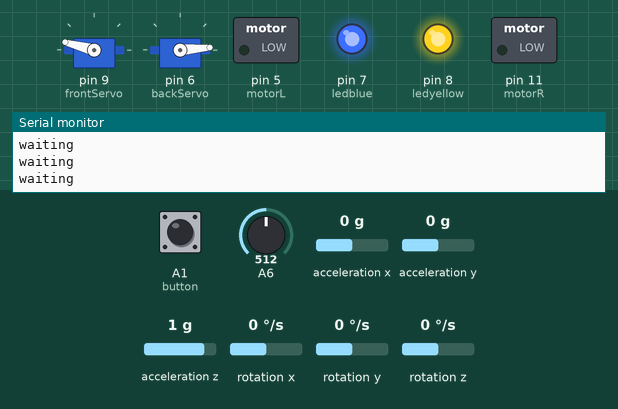
Simulated run of this program. Board: Arduino Nano, built with avr-gcc and run on an emulated ATmega328P. Shown: 2 × servo, switched loads named in the program (green lamp = pin HIGH), output pins drawn as LEDs (lit = HIGH), the last lines printed to the serial monitor. Inputs (shaded band) come from the test bench; at power-on: A1 (button) HIGH, A6 = 512, rotation z 0 °/s, acceleration x 0 g, acceleration y 0 g, acceleration z 1 g, rotation x 0 °/s, rotation y 0 °/s.

Above: at 3.9 s.
4.0 s: A1 (button) pulled LOW for 0.15 s
At 5.1 s:
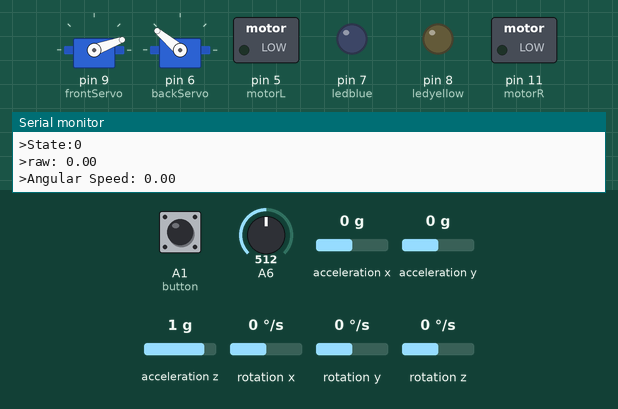
5.6 s: A6 set to 597
8.6 s: A6 set to 627
At 10.3 s:
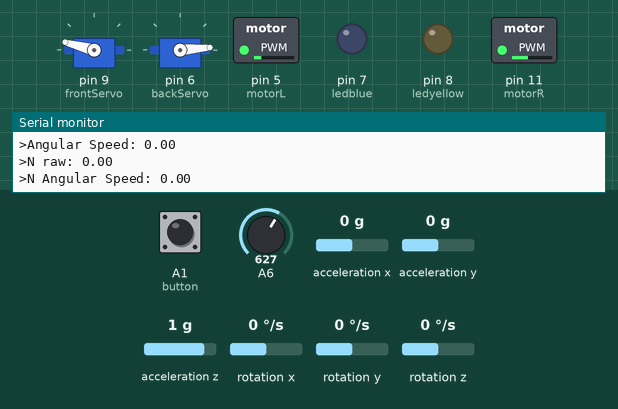
10.6 s: rotation z set to 46 °/s
12.7 s: rotation z set to 54 °/s
At 14.0 s:
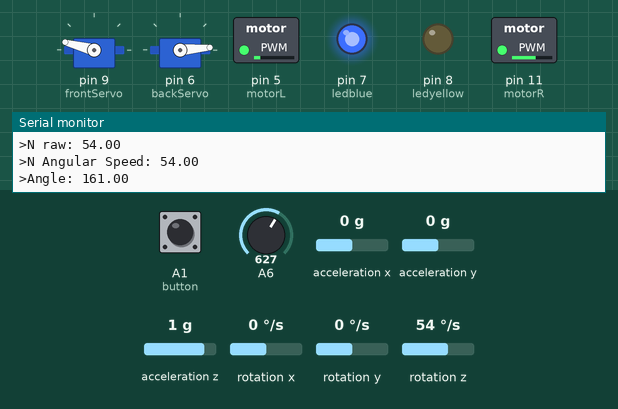
14.4 s: rotation z set to 33 °/s
17.4 s: rotation z set to 27 °/s
At 18.9 s:
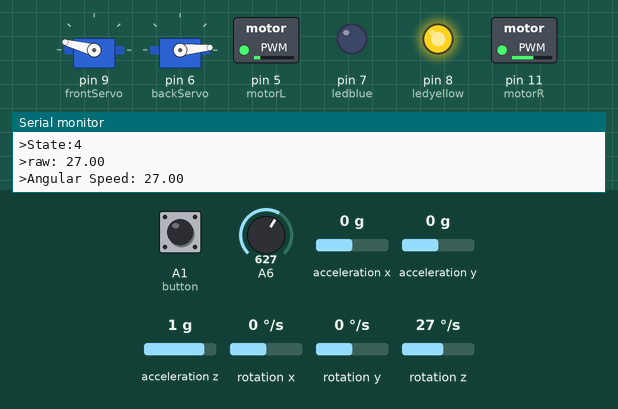
Timing chart, 0 to 20.1 s (numbered marks = the images above; inputs shaded):
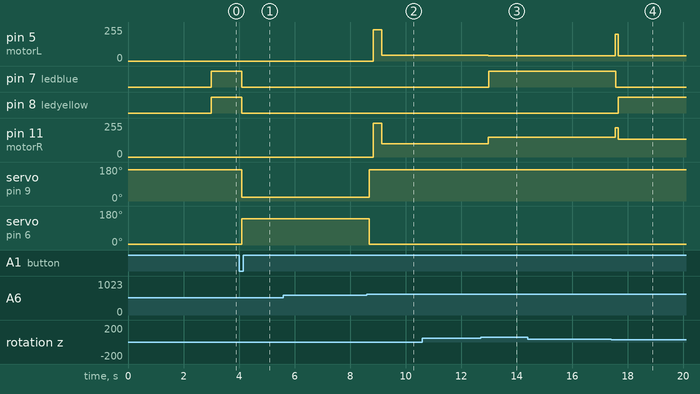

Measured:
- the behaviour switches between 612 and 613 on A6 (found by bisection; images 1 and 2)
- the behaviour switches between 50 and 51 °/s on rotation z (found by bisection; images 2 and 3)
- the behaviour switches between 31 and 30 °/s on rotation z (found by bisection; images 3 and 4)
- after the input at 4.0 s, pin 7 (ledblue), pin 8 (ledyellow): HIGH → LOW after 0.10 s; servo on pin 9 (frontServo): 165° → 20° after 0.10 s; servo on pin 6 (backServo): 5° → 140° after 0.10 s
- after the input at 8.6 s, pin 5 (motorL): 0/255 → 235/255 after 0.24 s, → 45/255 0.30 s later; pin 11 (motorR): 0/255 → 255/255 after 0.24 s, → 100/255 0.30 s later; servo on pin 9 (frontServo): 20° → 165° after 0.09 s; servo on pin 6 (backServo): 140° → 5° after 0.09 s
- after the input at 12.7 s, pin 5 (motorL): 45/255 → 40/255 after 0.28 s; pin 7 (ledblue): LOW → HIGH after 0.29 s; pin 11 (motorR): 100/255 → 150/255 after 0.28 s
- after the input at 17.4 s, pin 5 (motorL): 40/255 → 200/255 after 0.15 s, → 40/255 0.10 s later; pin 7 (ledblue): HIGH → LOW after 0.16 s; pin 8 (ledyellow): LOW → HIGH after 0.27 s; pin 11 (motorR): 150/255 → 220/255 after 0.15 s, → 135/255 0.10 s later

The program:

main.cpp
```cpp
#include <Arduino.h>
//#include <HCSR04.h>
#include <gyro.h>
#include <Servo.h>

#define SPEED_MAX_TIME 100
#define UpperSpeedThreshold 55
#define LowerSpeedThreshold 10
// Pin Assignments
const int interruptPinR = 3;
const int interruptPinL = 2;
const int motorL = 5;
const int motorR = 11;
const int button = A1;

const int ledblue = 7;
const int ledyellow = 8;

// information for the robot control
unsigned long totalRRot = 0; // Encoder value from the interrupt function RIGHT
unsigned long totalLRot = 0; // Encoder value from the interrupt function LEFT

int motorLS = 0;
int motorRS = 0;

class IRLight
{
public:
    int reciever;
    int light;
    IRLight(int pinRec, int pinLight) { // Constructor with parameters
        reciever = pinRec;
        light = pinLight;
    }
    void setup(){
        pinMode(light, OUTPUT);
    }
    int IRBias = 100;

    void calibrateIR(){
        int bias = 0;
        digitalWrite(light, LOW);
        for (int i = 0; i < 10; i++)
        {
            bias = bias + analogRead(reciever);
            delay(30);
        }
        IRBias = bias/10;
        Serial.print("Calibration complete. Bias set to (F, B): ");
        Serial.println(IRBias);
    }

    int readIR(){
        digitalWrite(light, LOW);
        int value = analogRead(reciever) - IRBias;
        //Serial.print("IR value");
        //Serial.println(value);
        return value;
    }
    int start(){
        digitalWrite(light, LOW);
        if(readIR() > 100){
            Serial.println("go");
            return 1;
        }
        else
            return 0;
        //digitalWrite(light, HIGH);
    }

};
IRLight front(A6,7);
//IRLight back(A7, 6);

Servo frontServo;
Servo backServo;

int checkStall(){
  static bool setTime = false;
  static unsigned long nowTime = 0;
  static unsigned long pastRRot = 0;
  static unsigned long pastLRot = 0;
  static unsigned long freqSpeed = 100;

  if (setTime == false){        //only will happen on the initialization of the function
        nowTime = millis();
        pastRRot = totalRRot;
        pastLRot = totalLRot;
        setTime = true;
  }
   if ((millis() - nowTime)>= freqSpeed){
        int encoderCountL = (totalLRot - pastLRot);
        int encoderCountR = (totalRRot - pastRRot);
        setTime = false;
        int averageCount  = (encoderCountL + encoderCountR)/2;
        Serial.print(">Average Count:");
        Serial.println(averageCount);
        return averageCount;
    }
    else
        return UpperSpeedThreshold - 1;
}

int differenceCount(){
  static bool setTime = false;
  static unsigned long nowTime = 0;
  static unsigned long pastRRot = 0;
  static unsigned long pastLRot = 0;
  static unsigned long freqSpeed = 100;

  if (setTime == false){        //only will happen on the initialization of the function
        nowTime = millis();
        pastRRot = totalRRot;
        pastLRot = totalLRot;
        setTime = true;
  }
   if ((millis() - nowTime)>= freqSpeed){
        int encoderCountL = (totalLRot - pastLRot);
        int encoderCountR = (totalRRot - pastRRot);
        setTime = false;
        int averageCount  = encoderCountR - encoderCountL;
        Serial.print(">Average Count:");
        Serial.println(averageCount);
        return averageCount;
    }
    else
        return UpperSpeedThreshold - 1;
}

void addRotR()
{
    totalRRot += 1;
}
void addRotL()
{
    totalLRot += 1;
}

// Define SM states
typedef enum
{
    WAIT,
    QUICKSTART,
    START,
    SUPER_SPEED,
    STRAIGHT_MAINTAIN,
    TURN_MAINTAIN,
    STOP
} sm_state_t;

// SM Variables
sm_state_t currentState;

void SM_init()
{
    currentState = WAIT;
}

void SM_tick()
{
    // Read Values
    static unsigned long pastTime = 0;
    static int speedTimer = 0;
    static int start = 0;
    int turn = turnDetect();
    int notTurn = notTurning();
    float angle = getAngle(0);
    Serial.print(">Angle: ");
    Serial.println(angle);
    int buttonValue = digitalRead(button);
    if(!buttonValue){
        currentState = STOP;
        //  start = true;
    }
    // SM Transitions
    switch (currentState)
    {
    case STOP:
        break;
    case WAIT:
        start = front.start();
        if(start){
            frontServo.write(165);
            backServo.write(5);
            delay(150);
            currentState = QUICKSTART;
        }
        break;
    case QUICKSTART:
        break;
    case START:
        if (turn)
            currentState = TURN_MAINTAIN;
        break;
    case STRAIGHT_MAINTAIN:
        if (turn)
            currentState = TURN_MAINTAIN;
        break;
    case TURN_MAINTAIN:
        if (notTurn){
            if(angle > 150){
                currentState = SUPER_SPEED;
                pastTime = millis();
            }
            else
                currentState = STRAIGHT_MAINTAIN;
            angle = getAngle(2);
        }
        break;
    case SUPER_SPEED:
        speedTimer = millis() - pastTime;
        if(speedTimer >= SPEED_MAX_TIME){
            currentState = STRAIGHT_MAINTAIN;
        }
        break;
    }

    // SM Actions
    switch (currentState)
    {
    case WAIT:
        motorLS = 0;
        motorRS = 0;
        break;
    case QUICKSTART:
        motorLS = 235;
        motorRS = 255;
        analogWrite(motorR, motorRS);
        analogWrite(motorL, motorLS);
        delay(300);
        currentState = START;
    case START:
        motorLS = 45;
        motorRS = 100;
        break;
    case STRAIGHT_MAINTAIN:             //straight with left
        motorLS = 40;
        motorRS = 135;
        break;
    case TURN_MAINTAIN:                 //left turn
        motorLS = 40;
        motorRS = 150;
        break;
    case SUPER_SPEED:
        motorLS = 200;
        motorRS = 220;
        break;
    case STOP:
        motorLS = 0;
        motorRS = 0;
        break;
    }

    analogWrite(motorR, motorRS);
    analogWrite(motorL, motorLS);
    Serial.print(">State:");
    Serial.println(currentState);
    if(currentState == TURN_MAINTAIN)
        digitalWrite(ledblue, HIGH);
    else
        digitalWrite(ledblue, LOW);
    if(currentState == STRAIGHT_MAINTAIN)
        digitalWrite(ledyellow, HIGH);
    else
        digitalWrite(ledyellow, LOW);
}

void setup()
{
    Serial.begin(9600);
    // pin modes and interrupts
    pinMode(button, INPUT_PULLUP);      //should be 0V on press and 5v on no press
    front.setup();
    frontServo.attach(9);
    backServo.attach(6);
    frontServo.write(165);
    backServo.write(5);
    pinMode(ledblue, OUTPUT);
    pinMode(ledyellow, OUTPUT);
    pinMode(motorL, OUTPUT);
    pinMode(motorR, OUTPUT);
    // pinMode(interruptPinR, INPUT_PULLUP);
    // attachInterrupt(digitalPinToInterrupt(interruptPinR), addRotR, CHANGE);
    // pinMode(interruptPinL, INPUT_PULLUP);
    // attachInterrupt(digitalPinToInterrupt(interruptPinL), addRotL, CHANGE);
    totalLRot = 0;
    totalRRot = 0;
    setupGyro();
    SM_init();
    digitalWrite(ledyellow, HIGH);
    digitalWrite(ledblue, HIGH);
    int buttonValue = digitalRead(button);
    while(buttonValue){
        buttonValue = digitalRead(button);
        Serial.println("waiting");
        delay(100);
    }
    digitalWrite(ledyellow, LOW);
    digitalWrite(ledblue, LOW);
    frontServo.write(20);
    backServo.write(140);
    front.calibrateIR();
    Serial.println("Setup Complete");
}

void loop(){
    SM_tick();
    //Serial.print(">Difference: ");
    //Serial.println(differenceCount());
    loopGyro();
}
```

gyro.h
```cpp
#ifndef GYRO
#define GRYO

#include <Arduino.h>


void loopGyro();

void setupGyro();

int turnDetect();

int notTurning();

float getAngle(int reset);


#endif
```

gyro.cpp
```cpp
#include <Arduino.h>
#include <gyro.h>
// Basic demo for accelerometer readings from Adafruit MPU6050
#include <MPU6050_light.h>
#include <Wire.h>

#define GATE 100
#define alphaTurn 0.6
#define UpperAngularSpeed 50

// #define alphaNot 0.1
#define LowerAngularSpeed 30

MPU6050 mpu(Wire);  // class constructor for mpu

float getAngle(int reset){
  static int pastAngle = mpu.getAngleZ();
  if(reset == 2){
    pastAngle = mpu.getAngleZ();
    Serial.println("Reset");
  }
  int angleZ = mpu.getAngleZ();
  return (angleZ - pastAngle);
}

int turnDetect(){
  mpu.update();
  static float angularSpeed = 0;
  float raw = mpu.getGyroZ();
  if (raw > -10) {
      angularSpeed = (angularSpeed*alphaTurn) + raw*(1-alphaTurn);
  }
  Serial.print(">raw: ");
  Serial.println(raw);
  Serial.print(">Angular Speed: ");
  Serial.println(angularSpeed);
  if(angularSpeed >= UpperAngularSpeed){
    return 1;
  }
  else
    return 0;
}

int notTurning(){
  mpu.update();
  static float angularSpeedZ = 0;
  float raw = mpu.getGyroZ();
  if (raw > -12) {
      angularSpeedZ = raw;
  }
  Serial.print(">N raw: ");
  Serial.println(raw);
  Serial.print(">N Angular Speed: ");
  Serial.println(angularSpeedZ);
    if(angularSpeedZ <= LowerAngularSpeed)
      return 1;
    else
      return 0;
}


void setupGyro(void) {
  Serial.begin(9600);
  Wire.begin();  // begin I2C wire class

  // initialize mpu with user selectable scale and range
  mpu.begin();
  delay(1000);
  mpu.calcOffsets(true,true);  // auto calibrate gyro and accels
  delay(1000);

  getAngle(2);
    // IMU must be stationary and level during calibration
}

void loopGyro() {
  mpu.update();  // get new measurements from IMU
}
```
